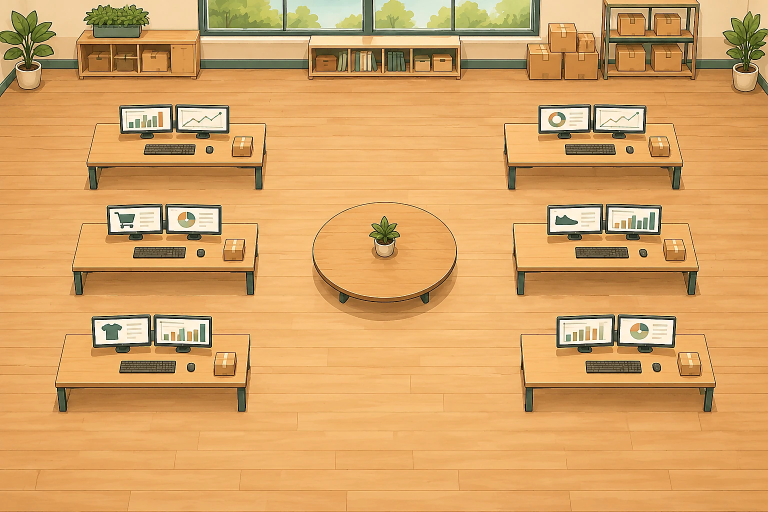
#> input picture assets/team/office-computers-v4.webp, 1536 x 1024 px (shown at 1/2 size)
$ python -i prepare-modern-office.py   (imports and definitions only)
#> lines starting #> are read from the running program, lines starting #| are printed output that depends on the picture; after the words box and inside, x2 and y2 are one past the last pixel; in counts of white or black regions, pixels touching at a corner belong together
#> further down, picture is the input picture: PIL image 1536x1024 RGB; mean R, G, B 214, 163, 100.7
"""Prepare versioned computer-office assets without touching previous artwork."""
import argparse
import hashlib
import json
from pathlib import Path
from PIL import Image, ImageDraw, ImageOps

ROLES = ('identify', 'demand', 'competition', 'profit', 'risk', 'summary')

def cutout(source):
    rgba = source.convert('RGBA')
    rgb = rgba.convert('RGB')
    pixels = rgb.get_flattened_data() if hasattr(rgb, 'get_flattened_data') else rgb.getdata()
    corner = rgb.getpixel((0, 0))
#> corner = (237, 204, 158)
    dark = max(corner) < 30
#> dark = False
    mask = Image.new('L', rgb.size)
#> mask: PIL image 1536x1024 L; every value is 0
    mask.putdata([255 if (max(p) < 26 if dark else min(p) > 237 and max(p) - min(p) < 20) else 0 for p in pixels])
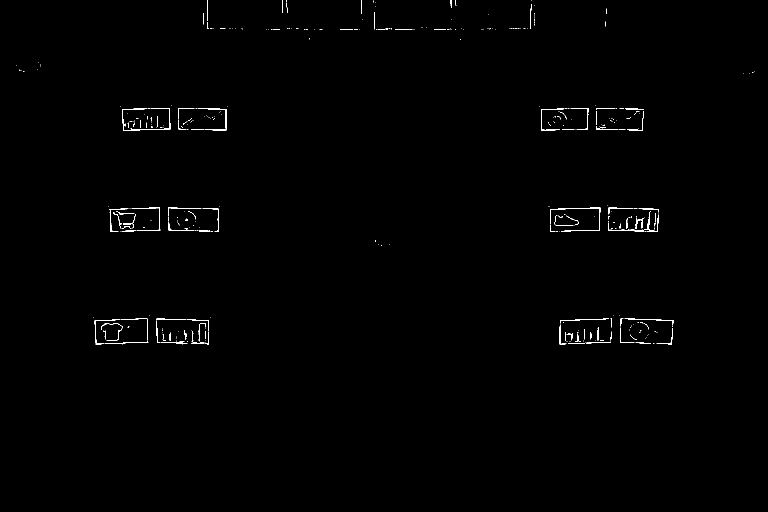
#> mask: PIL image 1536x1024 L (shown at 1/2 size); 0.49% white in thin lines or dots, all inside (x1, y1, x2, y2) = (32, 0, 1510, 690)
    padded = ImageOps.expand(mask, border=1, fill=255)
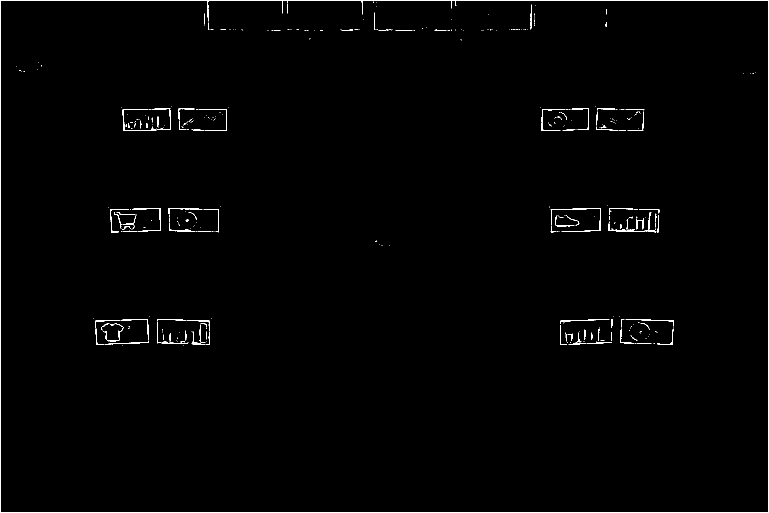
#> padded: PIL image 1538x1026 L (shown at 1/2 size); 0.81% white in thin lines or dots
    ImageDraw.floodfill(padded, (0, 0), 128)
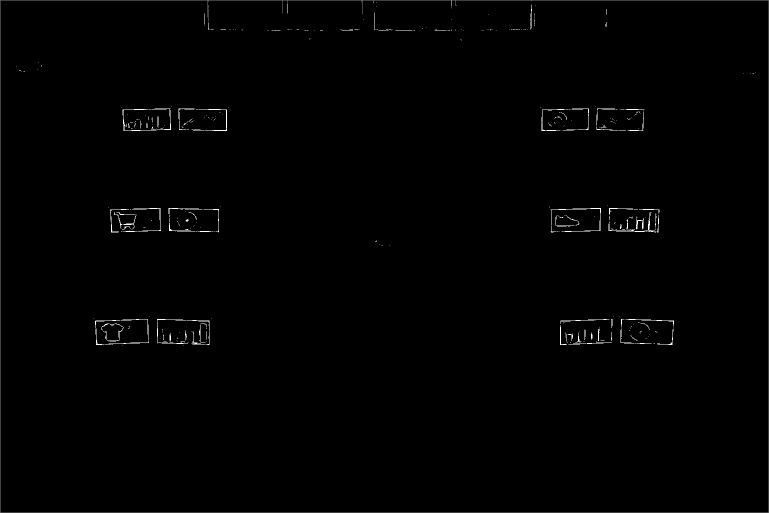
#> padded: PIL image 1538x1026 L (shown at 1/2 size); min 0, max 255, mean 1.6
    alpha = padded.crop((1, 1, rgb.width + 1, rgb.height + 1)).point(lambda v: 0 if v == 128 else 255)
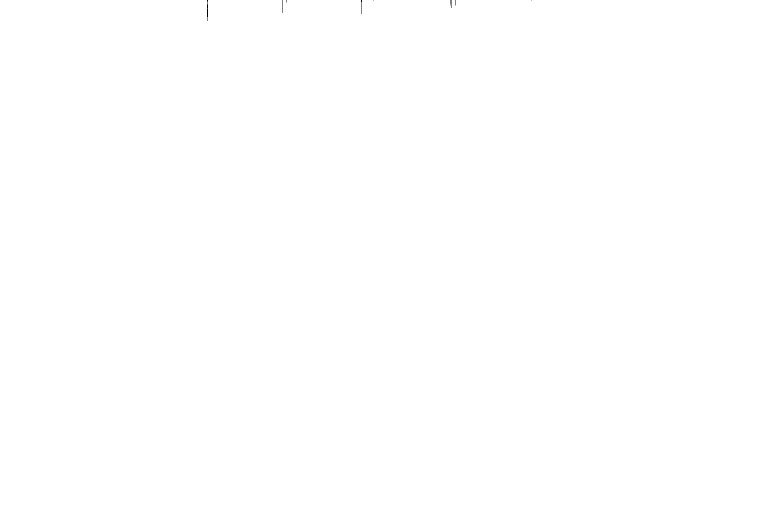
#> alpha: PIL image 1536x1024 L (shown at 1/2 size); 100% white; black in thin lines or dots, all inside (x1, y1, x2, y2) = (414, 0, 1063, 42)
    from PIL import ImageChops
    rgba.putalpha(ImageChops.multiply(alpha, rgba.getchannel('A')))
    return rgba

def prepare(source_dir, output_dir):
    sources = {name: source_dir / filename for name, filename in {
        'office': 'office-computers-v4.png', 'chair': 'office-chair-v4.png', 'atlas': 'computer-team-atlas-v4.png'
    }.items()}
    for path in sources.values():
        if not path.is_file(): raise FileNotFoundError(path)
    output_dir.mkdir(parents=True, exist_ok=True)
    outputs = [output_dir / f'{role}-computer-v4.webp' for role in ROLES]
    outputs += [output_dir / 'office-computers-v4.webp', output_dir / 'chair-computer-v4.webp']
    if any(path.exists() for path in outputs): raise FileExistsError('Use a new asset version; existing artwork is preserved')
    with Image.open(sources['atlas']) as atlas:
        if atlas.size != (1024, 1536): raise ValueError('Expected four-by-six 256px atlas')
        for row, role in enumerate(ROLES):
            strip = Image.new('RGBA', (1024, 256))
            for column in range(4):
                frame = cutout(atlas.crop((column*256, row*256, (column+1)*256, (row+1)*256)))
                if not frame.getbbox(): raise ValueError(f'Empty sprite: {role}/{column}')
                strip.paste(frame, (column*256, 0))
            strip.save(output_dir / f'{role}-computer-v4.webp', quality=92, method=6)
    with Image.open(sources['office']) as office:
        if office.size != (1536, 1024): raise ValueError('Room must preserve 3:2 world ratio')
        office.convert('RGB').save(output_dir / 'office-computers-v4.webp', quality=92, method=6)
    with Image.open(sources['chair']) as chair:
        rgba = cutout(chair)
        bounds = rgba.getbbox()
        if not bounds: raise ValueError('Empty chair')
        rgba.crop(bounds).save(output_dir / 'chair-computer-v4.webp', quality=92, method=6)
    manifest = {'model': 'gpt-image-2.6', 'provider': 'OpenAI Next (user-selected)', 'date': '2026-11-15',
                'source_sha256': {name: hashlib.sha256(path.read_bytes()).hexdigest() for name, path in sources.items()},
                'assets': {path.name: {'bytes': path.stat().st_size, 'sha256': hashlib.sha256(path.read_bytes()).hexdigest()} for path in outputs}}
    (output_dir / 'office-modern-v4.manifest.json').write_text(json.dumps(manifest, indent=2), encoding='utf-8')
    print(json.dumps(manifest, indent=2))

# [6 lines not run here, left out]

>>> from PIL import Image
>>> picture = Image.open('../assets/team/office-computers-v4.webp')
>>> result = cutout(picture)
